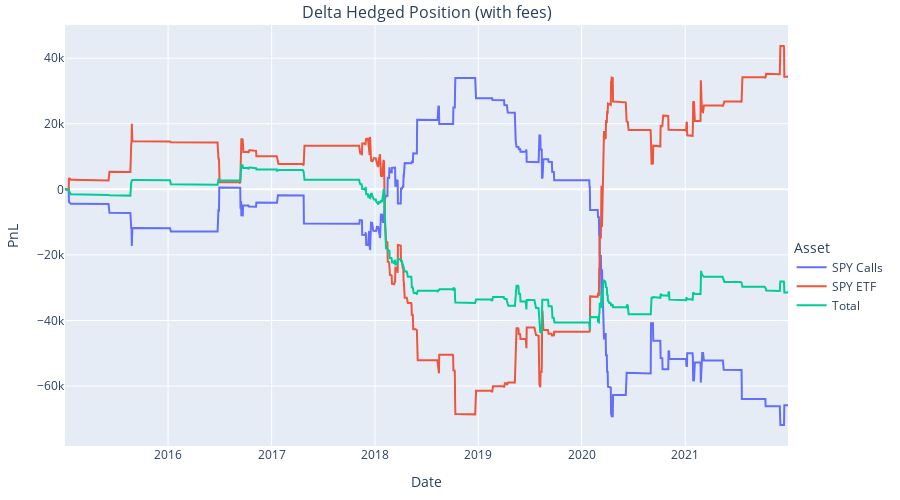

Here is the notebook cell this chart was saved with:
### Code cell
TradingStrategy.plot_pnls(delta_hedge_pnl_fee,0,'2015','2021',title='Delta Hedged Position (with fees)',yaxis='PnL',adj_h=500,adj_w=900)

### Figure 1 — Plotly figure (JSON) as saved in the notebook; plotly's stock layout.template omitted (floating-point values rounded to 4 significant figures; data arrays with more than 128 entries replaced by an {"elided": "..."} marker saying what was removed)
{"data": [{"name": "SPY Calls", "type": "scatter", "x": {"elided": "1762 str values"}, "xaxis": "x", "y": {"elided": "1762 float values"}, "yaxis": "y"}, {"name": "SPY ETF", "type": "scatter", "x": {"elided": "1762 str values"}, "xaxis": "x", "y": {"elided": "1762 float values"}, "yaxis": "y"}, {"name": "Total", "type": "scatter", "x": {"elided": "1762 str values"}, "xaxis": "x", "y": {"elided": "1762 float values"}, "yaxis": "y"}], "layout": {"annotations": [{"font": {"size": 16}, "showarrow": false, "text": "Delta Hedged Position (with fees)", "x": 0.5, "xanchor": "center", "xref": "paper", "y": 1, "yanchor": "bottom", "yref": "paper"}], "height": 500, "legend": {"title": {"text": "Asset"}, "x": 1.005, "y": 0.4}, "margin": {"b": 25, "l": 25, "t": 25}, "width": 900, "xaxis": {"anchor": "y", "domain": [0, 1], "title": {"text": "Date"}}, "yaxis": {"anchor": "x", "domain": [0, 1], "title": {"text": "PnL"}}}}
